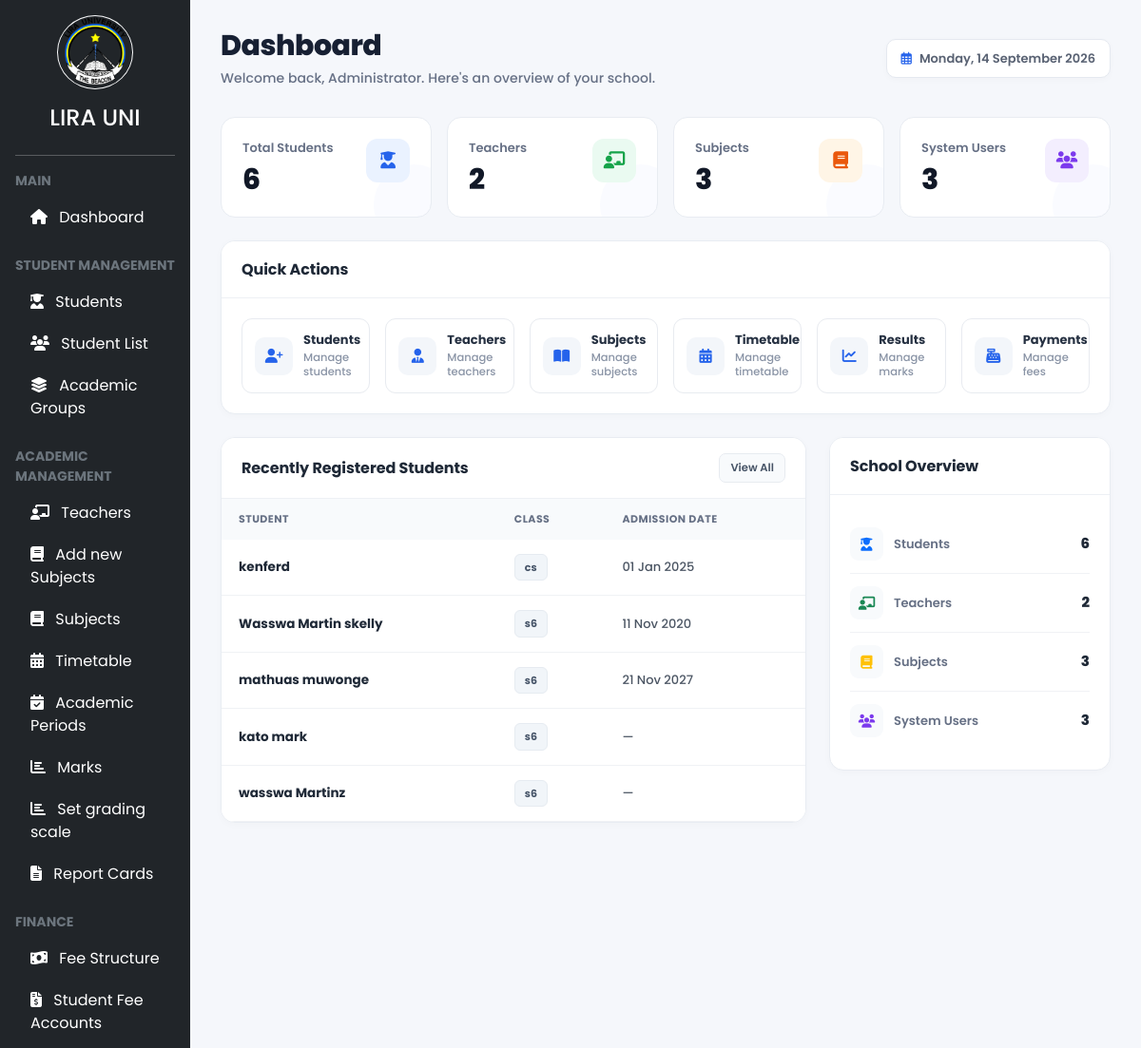
/admin/dashboard.php (signed in, upper part), run on an earlier commit of the app's database.
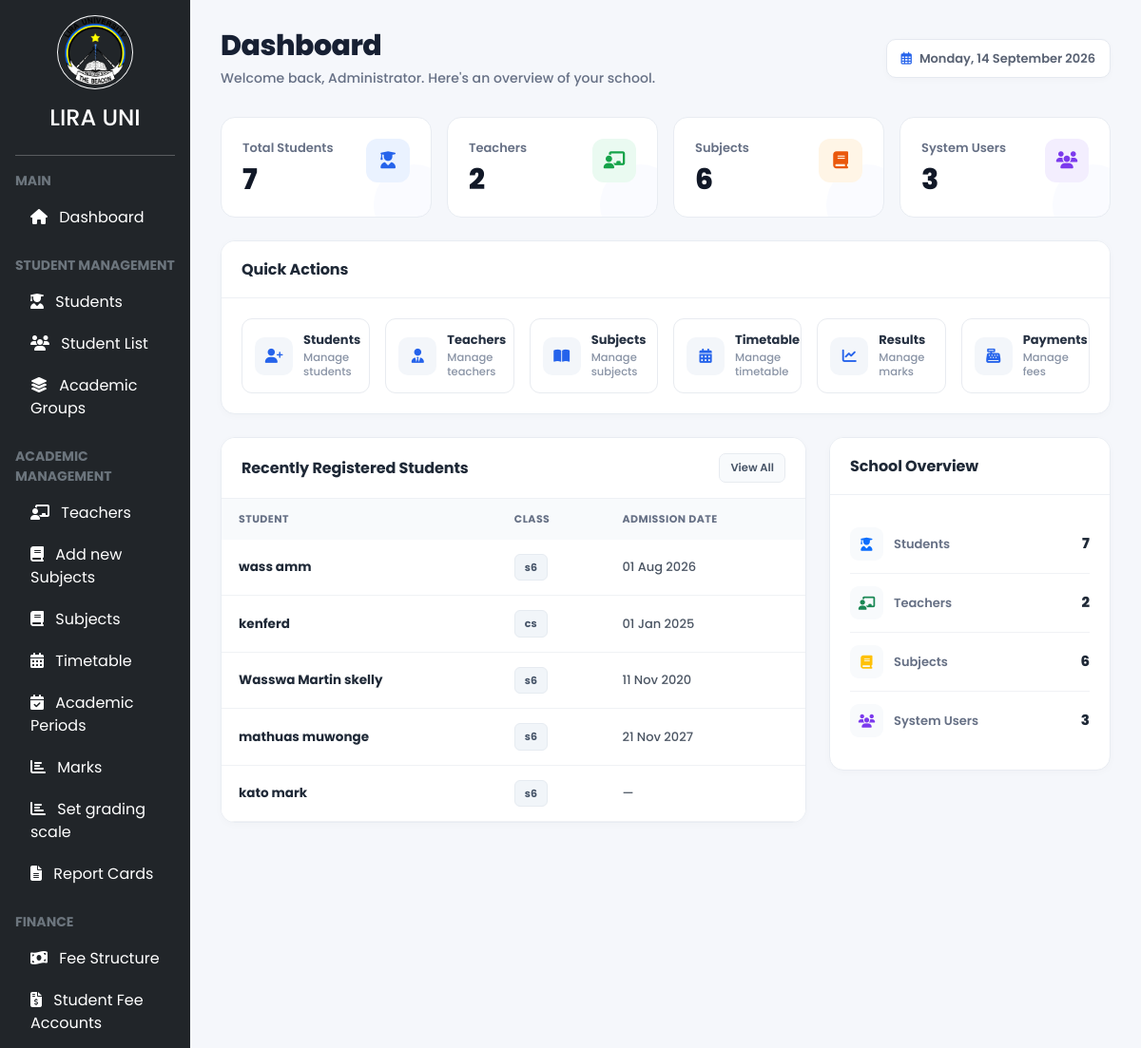
And on a later commit of the database.
### tables this page shows
CREATE TABLE `students` (
  `student_id` int(11) NOT NULL,
  `reg_no` varchar(50) DEFAULT NULL,
  `full_name` varchar(100) DEFAULT NULL,
  `gender` varchar(10) DEFAULT NULL,
  `class` varchar(20) DEFAULT NULL,
  `stream` varchar(20) DEFAULT NULL,
  `dob` date DEFAULT NULL,
  `admission_date` date DEFAULT NULL,
  `status` varchar(20) DEFAULT 'Active',
  `nationality` varchar(50) DEFAULT NULL,
  `religion` varchar(50) DEFAULT NULL,
  `parent_contact` varchar(20) DEFAULT NULL,
  `parent_name` varchar(100) DEFAULT NULL,
  `parent_email` varchar(100) DEFAULT NULL,
  `parent_address` text DEFAULT NULL,
  `occupation` varchar(100) DEFAULT NULL,
  `blood_group` varchar(10) DEFAULT NULL,
  `allergies` text DEFAULT NULL,
  `medical_condition` text DEFAULT NULL,
  `previous_school` varchar(150) DEFAULT NULL,
  `notes` text DEFAULT NULL,
  `photo` varchar(255) DEFAULT NULL,
  `user_id` int(11) DEFAULT NULL,
  `group_id` int(11) DEFAULT NULL
);

### includes/functions.php (called while the page is built, shortened)
<?php
function e($value)
{
    return htmlspecialchars((string) $value, ENT_QUOTES, 'UTF-8');
}
?>

### admin/dashboard.php (the view, shortened to what the changed rows need)
<?php
include '../includes/functions.php';
include '../includes/header.php';
function table_count($conn, $table)
{
    $allowed = [
        'students',
        'teachers',
        'subjects',
        'marks',
        'users'
    ];
    $result = mysqli_query(
        $conn,
        "SELECT COUNT(*) AS total FROM `$table`"
    );
    $row = mysqli_fetch_assoc($result);
    return (int)($row['total'] ?? 0);
}
$student_count = table_count($conn, 'students');
$subject_count = table_count($conn, 'subjects');
$recent_students = mysqli_query(
    $conn,
    "SELECT student_id, full_name, class, admission_date
     FROM students
     ORDER BY student_id DESC
     LIMIT 5"
);
?>
<div class="dashboard-wrapper">
    <div class="row g-0">
        <main class="col-md-10">
            <div class="dashboard-content">
                <div class="dashboard-header">
                    <div>
                        <h1 class="dashboard-title">
                            Dashboard
                        </h1>
                    </div>
                </div>
                <div class="row g-3 mb-4">
                    <div class="col-xl-3 col-md-6">
                        <div class="stat-card">
                            <div class="stat-top">
                                <div>
                                    <div class="stat-label">
                                        Total Students
                                    </div>
                                    <div class="stat-number">
                                        <?= e($student_count); ?>
                                    </div>
                                </div>
                            </div>
                        </div>
                    </div>
                    <div class="col-xl-3 col-md-6">
                        <div class="stat-card">
                            <div class="stat-top">
                                <div>
                                    <div class="stat-label">
                                        Subjects
                                    </div>
                                    <div class="stat-number">
                                        <?= e($subject_count); ?>
                                    </div>
                                </div>
                            </div>
                        </div>
                    </div>
                </div>
                <div class="row g-4">
                    <div class="col-lg-8">
                        <div class="section-card">
                            <div class="table-responsive">
                                <table class="table dashboard-table">
                                    <thead>
                                        <tr>
                                            <th>
                                                Student
                                            </th>
                                            <th>
                                                Class
                                            </th>
                                            <th>
                                                Admission Date
                                            </th>
                                        </tr>
                                    </thead>
                                    <tbody>
                                    <?php if (
                                        $recent_students &&
                                        mysqli_num_rows($recent_students) > 0
                                    ): ?>
                                        <?php while (
                                            $row = mysqli_fetch_assoc($recent_students)
                                        ): ?>
                                            <tr>
                                                <td>
                                                    <div class="student-name">
                                                        <?= e(
                                                            $row['full_name']
                                                        ); ?>
                                                    </div>
                                                </td>
                                                <td>
                                                    <span class="student-class">
                                                        <?= e(
                                                            $row['class']
                                                        ); ?>
                                                    </span>
                                                </td>
                                                <td>
                                                    <?=
                                                        !empty($row['admission_date'])
                                                        ? e(
                                                            date(
                                                                'd M Y',
                                                                strtotime(
                                                                    $row['admission_date']
                                                                )
                                                            )
                                                        )
                                                        : '—';
                                                    ?>
                                                </td>
                                            </tr>
                                        <?php endwhile; ?>
                                    <?php endif; ?>
                                    </tbody>
                                </table>
                            </div>
                        </div>
                    </div>
                    <div class="col-lg-4">
                        <div class="section-card">
                            <div class="section-body">
                                <div class="overview-item">
                                    <div class="overview-left">
                                        <div class="overview-icon text-primary">
                                        </div>
                                        <span class="overview-label">
                                        </span>
                                    </div>
                                    <span class="overview-value">
                                        <?= e($student_count); ?>
                                    </span>
                                </div>
                                <div class="overview-item">
                                    <div class="overview-left">
                                        <div class="overview-icon text-warning">
                                        </div>
                                        <span class="overview-label">
                                        </span>
                                    </div>
                                    <span class="overview-value">
                                        <?= e($subject_count); ?>
                                    </span>
                                </div>
                            </div>
                        </div>
                    </div>
                </div>
            </div>
        </main>
    </div>
</div>
<?php include '../includes/footer.php'; ?>

What changed in the data, as far as the page shows it:
no longer on this page (row edited): students: full_name "wasswa Martinz", class "s6"
added students: full_name "wass amm", class "s6", admission_date "01 Aug 2026"
Also different on the page:
$student_count: "6" → "7"
$subject_count: "3" → "6"
